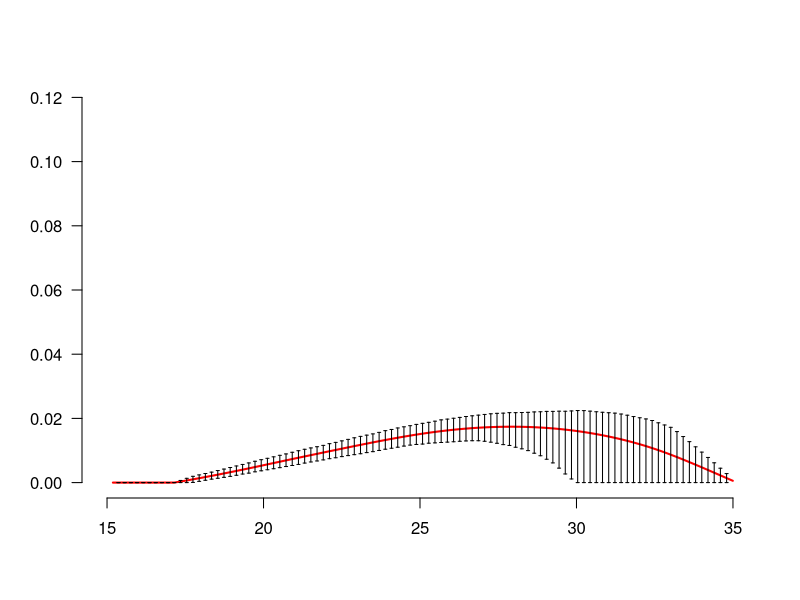
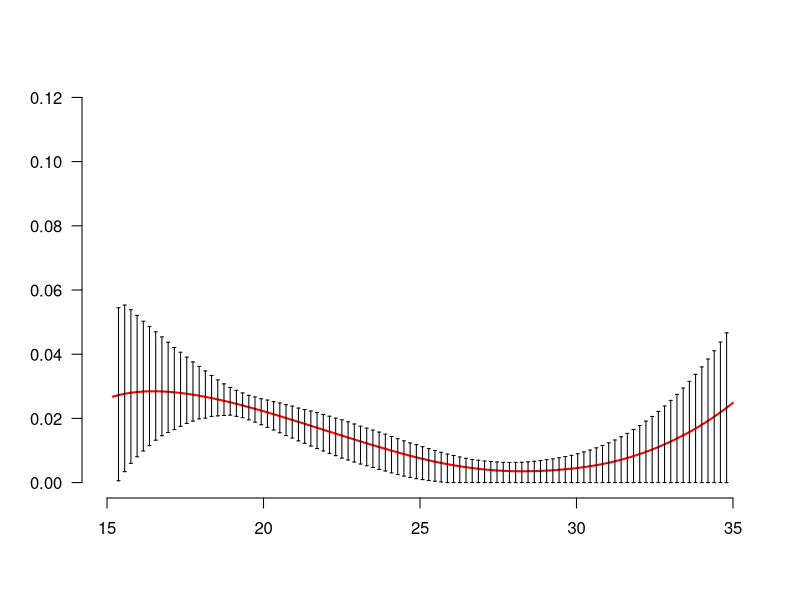
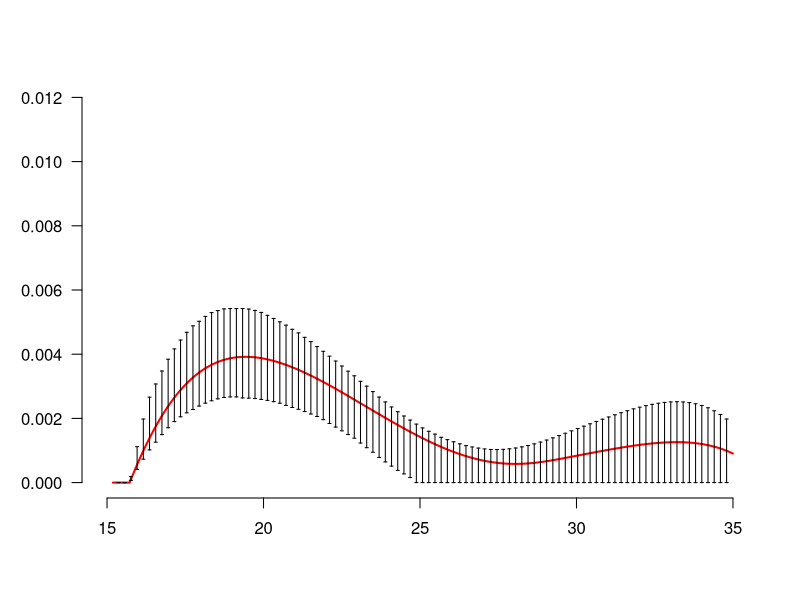

Generate these figures, in order, with R:
# R-code for pictures of 95% confidence intervals for hazards.
# Competing risk model with current status data
# Piet Groeneboom
# 3-26-2014

   B<-read.table("hazard.txt")
   C<-read.table("CI_hazard.txt")
   x2<-B[,1]
   z1<-B[,2]
   z2<-B[,3]
   z3<-B[,4]
   x3<-C[,1]
   t1<-C[,2]
   u1<-C[,3]
   t2<-C[,4]
   u2<-C[,5]
   t3<-C[,6]
   u3<-C[,7]
   
   plot(c(-100,-100),xlim=c(15,35), ylim=c(0,0.12), main= "", ylab="",xlab="",bty="n",las=1)
   lines(x2, z1,lwd=2,col="red")
   segments(x3,t1,x3,u1)
   segments(x3-0.05,t1,x3+0.05,t1)
   segments(x3-0.05,u1,x3+0.05,u1)

   plot(c(-100,-100),xlim=c(15,35), ylim=c(0,0.12), main= "", ylab="",xlab="",bty="n",las=1)
   lines(x2, z2,lwd=2,col="red")
   segments(x3,t2,x3,u2)
   segments(x3-0.05,t2,x3+0.05,t2)
   segments(x3-0.05,u2,x3+0.05,u2)
   
   plot(c(-100,-100),xlim=c(15,35), ylim=c(0,0.012), main= "", ylab="",xlab="",bty="n",las=1)
   lines(x2, z3,lwd=2,col="red")
   segments(x3,t3,x3,u3)
   segments(x3-0.05,t3,x3+0.05,t3)
   segments(x3-0.05,u3,x3+0.05,u3)


  